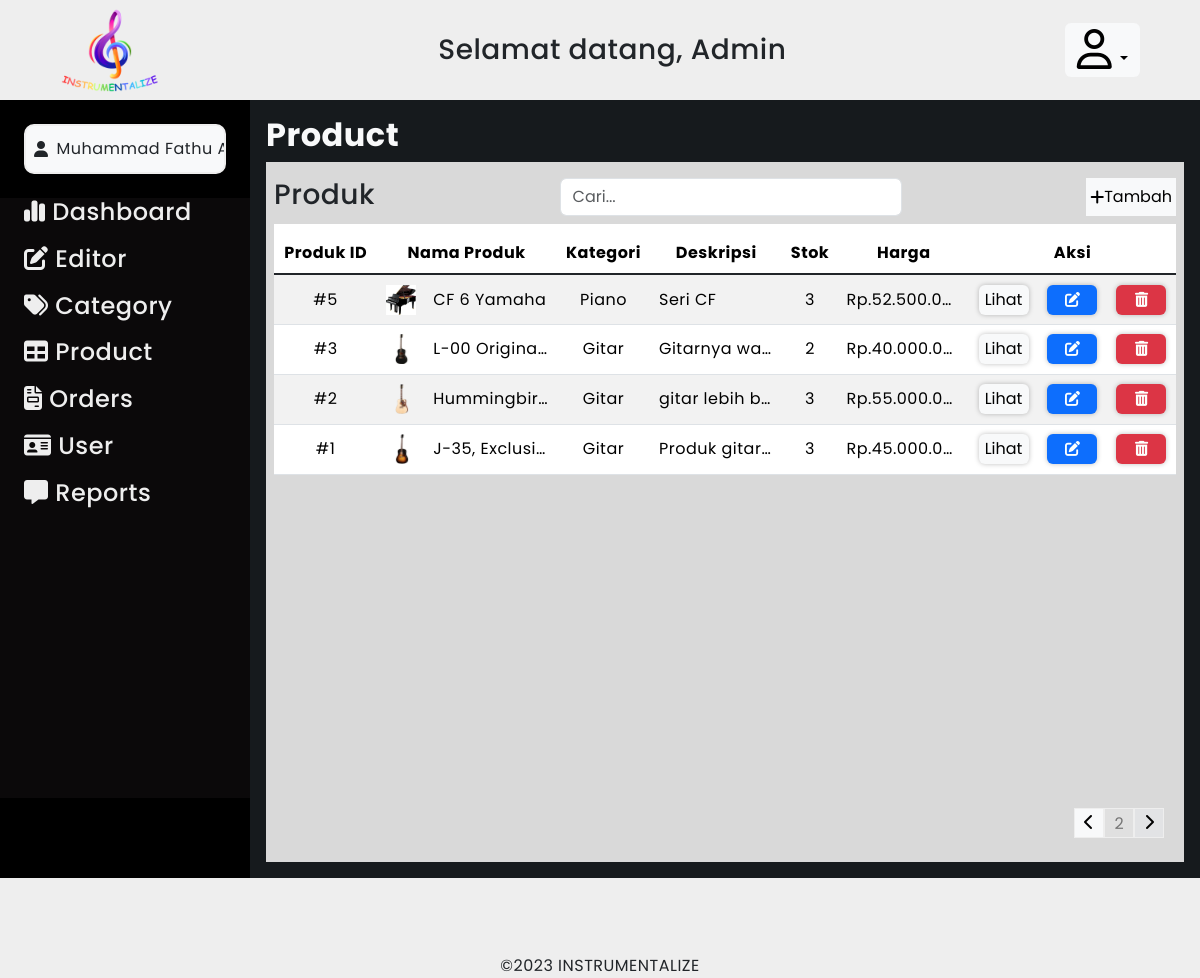
/admin-product.php?page=2 (signed in), run on the app's committed database.
### tables this page shows
CREATE TABLE `product` (
  `product_id` int(11) NOT NULL,
  `product_img` varchar(255) NOT NULL,
  `product_name` varchar(50) NOT NULL,
  `product_category` int(10) NOT NULL,
  `product_desc` varchar(255) NOT NULL,
  `product_stock` int(100) NOT NULL,
  `product_price` decimal(15,0) NOT NULL,
  `is_deleted` tinyint(1) NOT NULL DEFAULT 0
);

CREATE TABLE `category` (
  `category_id` int(10) NOT NULL,
  `category_name` varchar(50) NOT NULL,
  `category_img` varchar(255) NOT NULL
);

### function.php (called while the page is built, shortened)
<?php
$conn = mysqli_connect("localhost", "root", "", "instrumentalize");
function query($query) {
    global $conn;
    $result = mysqli_query($conn, $query);
    $datas = [];
    while( $data = mysqli_fetch_assoc($result)){
        $datas [] = $data;
    }
    return $datas;
}
?>

### admin-product.php (the view, shortened to what this page needs)
<?php
require 'function.php';
$pengguna = $_SESSION['user_name'];
$product_total = count(query("SELECT * FROM product"));
$page = ceil($product_total / 10);
$current_page = (isset($_GET["page"])) ? $_GET["page"] : 1;
$first_data = (10 * $current_page) - 10;
$product = query("SELECT *, C.category_name as catname FROM product P JOIN category C ON P.product_category = C.category_id WHERE P.is_deleted = false ORDER BY P.product_id DESC LIMIT $first_data, 10");
?>
<!DOCTYPE html>
<html lang="en">
<head>
    <link href="https://cdn.jsdelivr.net/npm/bootstrap@5.3.2/dist/css/bootstrap.min.css" rel="stylesheet">
    <link rel="stylesheet" href="style-admin.css">
</head>
<body>
    <header class="container-fluid" id="">
        <div class="d-flex align-items-center justify-content-between mx-lg-5" id="admin-box-header">
            <img src="images/INSTRUMENTALIZE_logo.png" class="ml-5" alt="instrumentalize-logo">
            <h3 class="d-none d-lg-block mb-0">Selamat datang, Admin</h3>
            <div class="dropdown-center">
                <button class="btn btn-light dropdown-toggle" type="button" data-bs-toggle="dropdown" aria-expanded="false">
                    <i class="h1 fa-regular fa-user m-0" style="color: #000"></i>
                </button>
            </div>
        </div>
    </header>
    <div class="d-flex" id="wrapper-content">
        <div class="offcanvas-lg offcanvas-start bg-black text-light" tabindex="-1" id="offcanvas-navbar" aria-labelledby="offcanvasExampleLabel">
            <div class="container text-dark p-4">
                <div class="d-flex bg-light align-items-center p-2 gap-2" id="profile-admin-box">
                    <i class="fa-solid fa-user mb-0"></i>
                    <p class="text-dark mb-0"><?php echo $pengguna;?></p>
                </div>
            </div>
            <nav class="d-lg-flex flex-column text-white px-4" id="admin-box-navigation">
                <ul class="h4 navbar-nav">
                    <li class="nav-item active">
                        <a href="admin-dashboard.php" class="nav-link mb-3">
                            <i class="fa-solid fa-chart-simple"></i>
                            Dashboard
                        </a>
                    </li>
                    <li>
                        <a href="admin-editor.php" class="nav-link mb-3">
                            <i class="fa-solid fa-pen-to-square"></i>
                            Editor
                        </a>
                    </li>
                    <li>
                        <a href="admin-category.php" class="nav-link mb-3">
                            <i class="fa-solid fa-tags"></i>
                            Category
                        </a>
                    </li>
                    <li>
                        <a href="admin-product.php" class="nav-link mb-3">
                            <i class="fa-solid fa-table"></i>
                            Product
                        </a>
                    </li>
                    <li>
                        <a href="admin-orders.php" class="nav-link mb-3">
                            <i class="fa-solid fa-file-invoice"></i>
                            Orders
                        </a>
                    </li>
                    <li>
                        <a href="admin-user.php" class="nav-link mb-3">
                            <i class="fa-solid fa-id-card"></i>
                            User
                        </a>
                    </li>
                    <li>
                        <a href="admin-reports.php" class="nav-link mb-3">
                            <i class="fa-solid fa-message"></i>
                            Reports
                        </a>
                    </li>
                </ul>
            </nav>
        </div>
        <section class="text-light p-3" id="admin-box-content">
            <h2><b>Product</b></h2>
            <div class="container-fluid d-flex flex-column text-dark p-2" id="content-box-wrapper">
                <div class="container-fluid d-flex justify-content-between py-2 px-0">
                    <h3 class="mb-0">Produk</h3>
                    <form class="mb-0" action="">
                        <input type="text" class="form-control focus-ring focus-ring-secondary" id="inputSearchProduct" placeholder="Cari..." autocomplete="off">
                    </form>
                    <button class="btn btn-light d-flex align-items-center p-1" id="button-table-add" data-bs-toggle="modal" data-bs-target="#create-product-modal">
                        <i class="fa-solid fa-plus" style="color: #000000;"></i>
                        <p class="m-0">Tambah</p>
                    </button>
                </div>
                <div class="overflow-x-scroll" id="boxTableProduct">
                    <table class="table table-striped align-middle mb-auto" id="admin-table-editable">
                        <thead class="text-center">
                            <tr>
                                <th scope="col">Produk ID</th>
                                <th scope="col" colspan="2">Nama Produk</th>
                                <th scope="col">Kategori</th>
                                <th scope="col">Deskripsi</th>
                                <th scope="col">Stok</th>
                                <th scope="col">Harga</th>
                                <th scope="col" colspan="3">Aksi</th>
                            </tr>
                        </thead>
                        <tbody class="table-group-divider text-center">
                            <?php foreach($product as $pdt): ?>
                            <tr>
                                <td>#<?= $pdt["product_id"] ?></td>
                                <td>
                                    <img src="<?= $pdt["product_img"] ?>" alt="<?= $pdt["product_name"] ?>" id="image">
                                </td>
                                <td class="text-start">
                                    <?= $pdt["product_name"] ?>
                                </td>
                                <td><?= $pdt["catname"] ?></td>
                                <td class="text-start"><?= $pdt["product_desc"] ?></td>
                                <td><?= $pdt["product_stock"] ?></td>
                                <td class="text-start">Rp.<?= number_format($pdt["product_price"],'0',',','.') ?></td>
                                <td>
                                    <button class="btn btn-light" data-bs-toggle="modal" data-bs-target="#product-modal-<?= $pdt["product_id"] ?>">
                                        Lihat
                                    </button>
                                </td>
                                <td>
                                    <button class="btn btn-primary" data-bs-toggle="modal" data-bs-target="#edit-product-modal-<?= $pdt["product_id"] ?>">
                                        <i class="fa-solid fa-pen-to-square" style="color: #fdfffd;"></i>
                                    </button>
                                </td>
                                <td>
                                    <button class="btn btn-danger" data-bs-toggle="modal" data-bs-target="#delete-product-modal-<?= $pdt["product_id"] ?>">
                                        <i class="fa-solid fa-trash-can" style="color: #fdfffd;"></i>
                                    </button>
                                </td>
                            </tr>
                            <?php endforeach; ?>
                        </tbody>
                    </table>
                </div>
                <div class="container-fluid mt-auto">
                    <ul class="list-unstyled d-flex justify-content-end mb-0 py-3" id="pagination-table">
                        <li>
                            <?php if ($current_page == 1): ?>
                            <button class="bg-secondary-subtle pe-none" id="nav">
                                <i class="fa-solid fa-chevron-left" style="color: #000000;"></i>
                            </button>
                            <?php else: ?>
                            <a href="?page=<?= $current_page - 1 ?>">
                                <button class="btn btn-light" id="nav">
                                    <i class="fa-solid fa-chevron-left" style="color: #000000;"></i>
                                </button>
                            </a>
                            <?php endif; ?>
                        </li>
                        <li>
                            <a>
                                <input class="text-center" type="text" name="" id="" placeholder="<?= $current_page ?>" disabled>
                            </a>
                        </li>
                        <li>
                            <?php if ($current_page == $page): ?>
                            <button class="bg-secondary-subtle pe-none" id="nav">
                                <i class="fa-solid fa-chevron-right" style="color: #000000;"></i>
                            </button>
                            <?php endif; ?>
                        </li>
                    </ul>
                </div>
            </div>
        </section>
    </div>
    <footer class="container-fluid justify-content-center d-flex align-items-end" id="">
        ©2023 INSTRUMENTALIZE
    </footer>
</body>
</html>

### style-admin.css (style rules this page uses)
html { scroll-behavior: smooth; }
body { background-color: #161a1d; font-family: 'Poppins', sans-serif; letter-spacing: 0.5px; }
header { height: 100px; background-color: #eee; }
header img { width: 100px; height: 100px; }
header .btn { border: none; }
footer { height: 100px; background-color: #eee; }
#profile-admin-box { border: 2.5px solid #eee; height: 50px; max-width: auto; border-radius: 10px; white-space: nowrap; overflow: hidden; text-overflow: ellipsis; }
nav { min-height: calc(100vh - 200px); }
#admin-box-navigation { background-color: #0B090A; min-width: 250px; }
.nav-link { padding: 0; }
#offcanvas-navbar { color: #eeeeee; width: 250px; }
#wrapper-content { min-height: calc(100vh - 200px); }
#admin-box-content { width: 100%; overflow: hidden; }
#content-box-wrapper { background-color: #d9d9d9; width: 100%; min-height: 700px; }
#button-table-add { border: none; border-radius: 0; }
#admin-table-editable { width: 100%; }
#admin-table-editable thead tr th { max-height: 50px; height: 50px; width: fit-content; white-space: nowrap; overflow: hidden; text-overflow: ellipsis; }
#admin-table-editable tbody tr td { max-height: 50px; height: 50px; max-width: 125px; white-space: nowrap; overflow: hidden; text-overflow: ellipsis; }
#admin-table-editable i, #admin-table-editable a { font-size: 15px; }
#admin-table-editable button { border: none; padding: 0; margin: 0; height: 30px; width: 50px; box-shadow: 0 0 5px rgba(0, 0, 0, 0.25); }
#admin-table-editable #image { max-width: 30px; max-height: 30px; }
#pagination-table #nav, #pagination-table input { width: 30px; height: 30px; padding: 1px; border: 1px solid #eee; border-radius: 0; }

### data on the page
product: product_id "5", product_img (picture), product_name "CF 6 Yamaha", product_category.category_name "Piano", product_desc "Seri CF", product_stock "3", product_price "52.500.0…"
product: product_id "3", product_img (picture), product_name "L-00 Origina…", product_category.category_name "Gitar", product_desc "Gitarnya wa…", product_stock "2", product_price "40.000.0…"
product: product_id "2", product_img (picture), product_name "Hummingbir…", product_category.category_name "Gitar", product_desc "gitar lebih b…", product_stock "3", product_price "55.000.0…"
product: product_id "1", product_img (picture), product_name "J-35, Exclusi…", product_category.category_name "Gitar", product_desc "Produk gitar…", product_stock "3", product_price "45.000.0…"

### other printed values
$pengguna "Muhammad Fath…"
